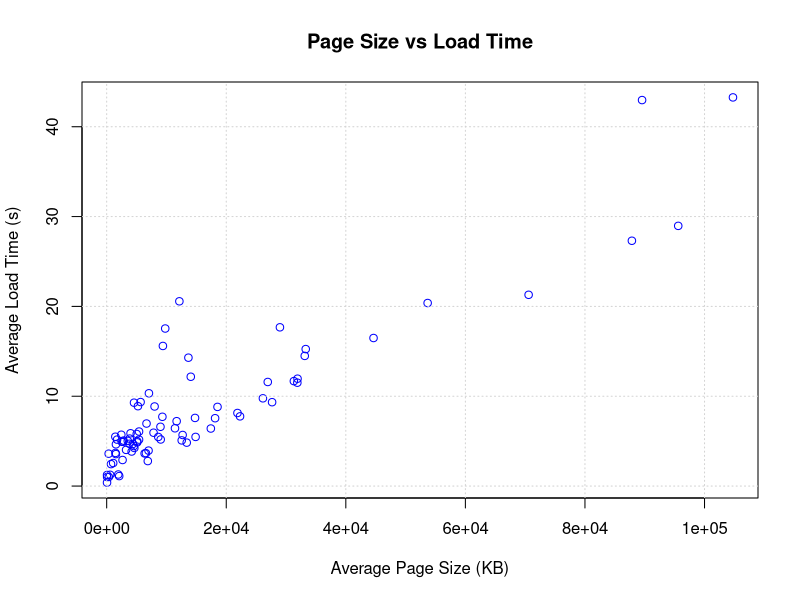

The R script that drew this image:
data <- read.csv("../../data/averaged_data.csv")

plot(data$page_size_avg, data$load_time_avg,
  main = "Page Size vs Load Time",
  xlab = "Average Page Size (KB)",
  ylab = "Average Load Time (s)",
  col = "blue")

grid()
